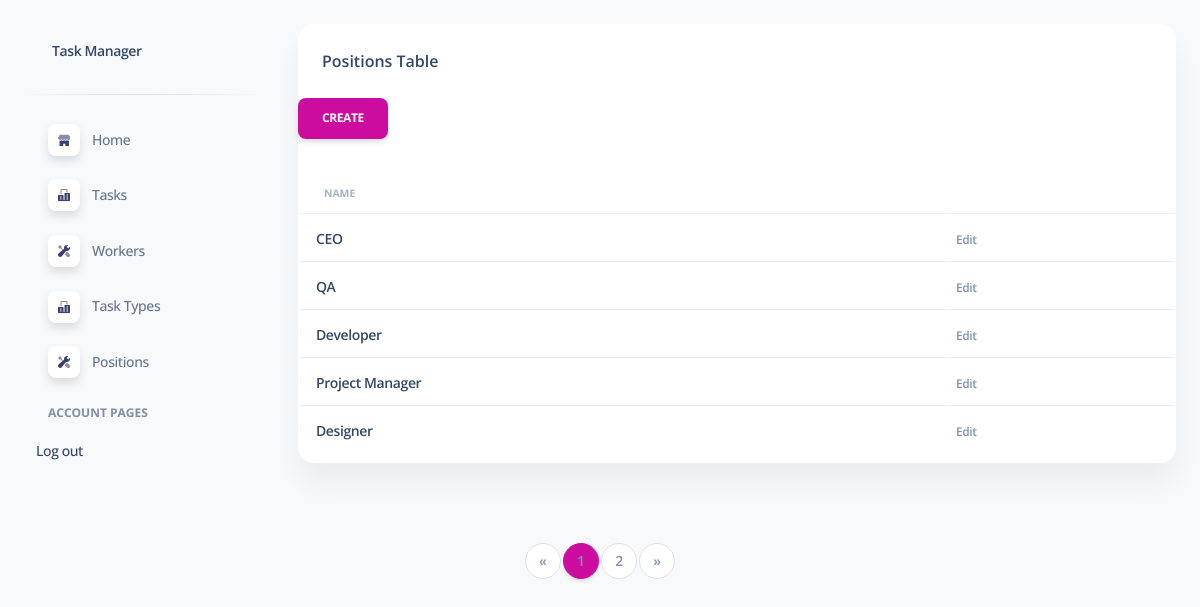
The app's page /positions/ (signed in) with its own data.
### task_manager/models.py (models this page shows, shortened)
class Position(models.Model):
    name = models.CharField(max_length=255)

### task_manager/views.py (the view)
# urls.py: path("positions/", PositionListView.as_view(), name="position-list"),
class PositionListView(LoginRequiredMixin, generic.ListView):
    model = Position
    paginate_by = 5
    template_name = "task_manager/position_list.html"
    context_object_name = "position_list"
    def get_context_data(self, *, object_list=None, **kwargs):
        context = super().get_context_data(**kwargs)
        name = self.request.GET.get("name", "")
        context["search_form"] = PositionSearchForm(
            initial={"name": name}
        )
        return context
    def get_queryset(self):
        queryset = super().get_queryset()
        form = PositionSearchForm(self.request.GET)
        if form.is_valid():
            name = form.cleaned_data["name"]
            return queryset.filter(name__icontains=name)
        return queryset

### task_manager/context_processors.py (called while the page is built)
def cfg_assets_root(request):
    return { 'ASSETS_ROOT' : settings.ASSETS_ROOT }

### templates/task_manager/position_list.html (shortened to what this page needs)
{% extends 'layouts/base.html' %}
{% block content %}
<div class="container-fluid py-4">
  <div class="row">
    <div class="col-12">
      <div class="card mb-4">
        <div class="card-header pb-0">
          <h6>Positions Table</h6>
        </div>
        <div class="col-3 py-3 ps-0">
          <a href="{% url 'task_manager:position-create' %}" class="btn btn-primary link-to-page">
            Create
          </a>
        </div>
        <div class="card-body px-0 pt-0 pb-2">
          <div class="table-responsive p-0">
            <table class="table align-items-center mb-0">
              <thead>
                <tr>
                  <th class="text-uppercase text-secondary text-xxs font-weight-bolder opacity-7">Name</th>
                  <th class="text-secondary opacity-7"></th>
                </tr>
              </thead>
                <tbody>
                  {% if position_list %}
                    {% for position in position_list %}
                      <tr>
                        <td>
                          <div class="d-flex px-2 py-1">
                            <div class="d-flex flex-column justify-content-center">
                              <h6 class="mb-0 text-sm">
                                <a href="{% url 'task_manager:position-detail' pk=position.id %}">
                                  {{ position.name }}
                                </a>
                              </h6>
                            </div>
                          </div>
                        </td>
                        <td class="align-middle">
                          <a href="{% url 'task_manager:position-update' pk=position.id %}" class="text-secondary font-weight-bold text-xs" data-toggle="tooltip" data-original-title="Edit position">
                            Edit
                          </a>
                        </td>
                      </tr>
                    {% endfor %}
                  {% else %}
                    <tr>
                      <td colspan="2" class="text-center">
                        <p class="text-secondary text-sm mb-0">There are no positions available.</p>
                      </td>
                    </tr>
                  {% endif %}
                </tbody>
            </table>
          </div>
        </div>
      </div>
    </div>
  </div>
</div>
{% endblock content %}

### templates/layouts/base.html (shortened to what this page needs)
<!DOCTYPE html>
<html lang="en">
<head>
  <link href="{{ ASSETS_ROOT }}/css/nucleo-icons.css" rel="stylesheet" />
  <link href="{{ ASSETS_ROOT }}/css/nucleo-svg.css" rel="stylesheet" />
  <link href="{{ ASSETS_ROOT }}/css/nucleo-svg.css" rel="stylesheet" />
  <link id="pagestyle" href="{{ ASSETS_ROOT }}/css/soft-ui-dashboard.css?v=1.0.6" rel="stylesheet" />
  <link id="pagestyle_dark" href="{{ ASSETS_ROOT }}/css/dark-theme-core.css" rel="stylesheet" />
</head>
<body class="g-sidenav-show  bg-gray-100">
  {% include "includes/sidebar.html" %}
  <main class="main-content position-relative max-height-vh-100 h-100 border-radius-lg ">
    {% block content %}{% endblock content %}
  </main>
    <div class="d-flex justify-content-center mt-3">
      {% block pagination %}
        {% include "includes/pagination.html" %}
      {% endblock %}
    </div>
</body>
</html>

### templates/includes/sidebar.html (shortened to what this page needs)
<aside class="sidenav navbar navbar-vertical navbar-expand-xs border-0 border-radius-xl my-3 fixed-start ms-3 " id="sidenav-main">
    <div class="sidenav-header">
      <a class="navbar-brand m-0" href="/">
        <span class="ms-1 font-weight-bold">Task Manager</span>
      </a>
    </div>
    <hr class="horizontal dark mt-0">
    <div class="collapse navbar-collapse  w-auto " id="sidenav-collapse-main">
      <ul class="navbar-nav">
        <li class="nav-item">
          <a class="nav-link {% if 'index' in segment %} active {% endif %}" href="{% url 'task_manager:index' %}">
            <div class="icon icon-shape icon-sm shadow border-radius-md bg-white text-center me-2 d-flex align-items-center justify-content-center">
            </div>
            <span class="nav-link-text ms-1">Home</span>
          </a>
        </li>
      <li class="nav-item">
          <a class="nav-link {% if 'tables' in segment %} active {% endif %}" href="{% url 'task_manager:task-list' %}">
            <div class="icon icon-shape icon-sm shadow border-radius-md bg-white text-center me-2 d-flex align-items-center justify-content-center">
            </div>
            <span class="nav-link-text ms-1">Tasks</span>
          </a>
        </li>
        <li class="nav-item">
          <a class="nav-link" href="{% url 'task_manager:worker-list' %}">
            <div class="icon icon-shape icon-sm shadow border-radius-md bg-white text-center me-2 d-flex align-items-center justify-content-center">
            </div>
            <span class="nav-link-text ms-1">Workers</span>
          </a>
        </li>
        <li class="nav-item">
          <a class="nav-link {% if 'tables' in segment %} active {% endif %}" href="{% url 'task_manager:task-type-list' %}">
            <div class="icon icon-shape icon-sm shadow border-radius-md bg-white text-center me-2 d-flex align-items-center justify-content-center">
            </div>
            <span class="nav-link-text ms-1">Task Types</span>
          </a>
        </li>
        <li class="nav-item">
          <a class="nav-link" href="{% url 'task_manager:position-list' %}">
            <div class="icon icon-shape icon-sm shadow border-radius-md bg-white text-center me-2 d-flex align-items-center justify-content-center">
            </div>
            <span class="nav-link-text ms-1">Positions</span>
          </a>
        </li>
        <li class="nav-item mt-3">
  <h6 class="ps-4 ms-2 text-uppercase text-xs font-weight-bolder opacity-6">Account pages</h6>
</li>
{% if user.is_authenticated %}
  <li class="nav-item">
    <form method="post" action="{% url 'logout' %}" class="d-inline">
      <button type="submit" class="nav-link btn btn-link text-dark text-decoration-none px-0">
        <span class="nav-link-text ms-1" style="text-transform: none;">Log out</span>
      </button>
    </form>
  </li>
{% endif %}
      </ul>
    </div>
  </aside>

### templates/includes/pagination.html
<div class="d-flex justify-content-center mt-3">
  {% if paginator.num_pages > 1 %}
    <nav aria-label="Page navigation">
      <ul class="pagination">
        {% if page_obj.has_previous %}
          <li class="page-item">
            <a class="page-link font-weight-bold" href="?page={{ page_obj.previous_page_number }}" aria-label="Previous">
              &laquo;
            </a>
          </li>
        {% else %}
          <li class="page-item disabled">
            <span class="page-link font-weight-bold">&laquo;</span>
          </li>
        {% endif %}
        {% for num in paginator.page_range %}
          {% if page_obj.number == num %}
            <li class="page-item active">
              <span class="page-link font-weight-bold">{{ num }}</span>
            </li>
          {% else %}
            <li class="page-item">
              <a class="page-link font-weight-bold" href="?page={{ num }}">{{ num }}</a>
            </li>
          {% endif %}
        {% endfor %}
        {% if page_obj.has_next %}
          <li class="page-item">
            <a class="page-link font-weight-bold" href="?page={{ page_obj.next_page_number }}" aria-label="Next">
              &raquo;
            </a>
          </li>
        {% else %}
          <li class="page-item disabled">
            <span class="page-link font-weight-bold">&raquo;</span>
          </li>
        {% endif %}
      </ul>
    </nav>
  {% endif %}
</div>

### task_manager/static/assets/css/nucleo-svg.css (style rules this page uses)
.icon { display: inline-block; color: #111111; height: 1em; width: 1em; }
.icon-sm { height: 0.8em; width: 0.8em; }
.icon { fill: currentColor; stroke: none; }

### task_manager/static/assets/css/dark-theme-core.css (style rules this page uses)
body { transition: background-color 200ms ease-in; }

### records on screen
Position: name "CEO"
Position: name "QA"
Position: name "Developer"
Position: name "Project Manager"
Position: name "Designer"

### other values on screen
{{ num }} "1"
{{ num }} "2"
